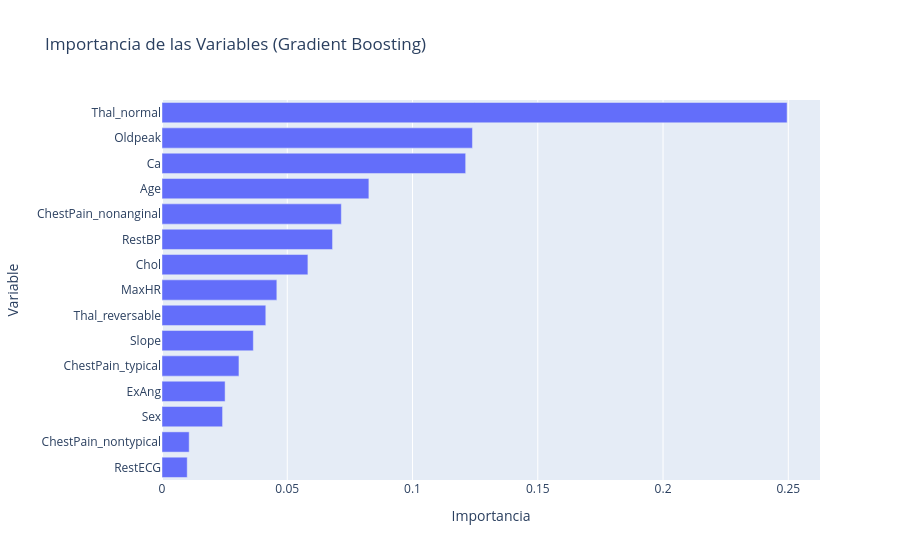
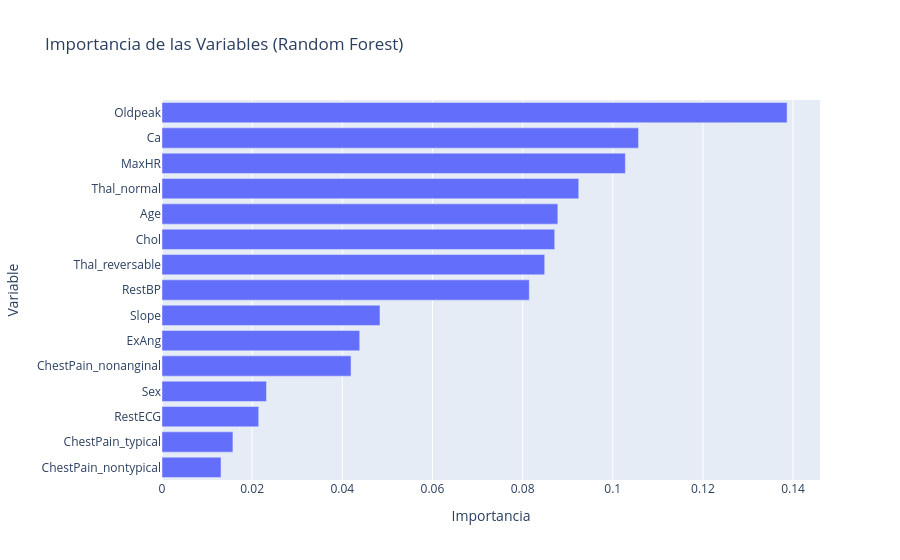

Notebook code for these charts, in order:
### Markdown cell above
Analizando el grafico podemos ver que si bien hay sobreajuste, no es demasiado grande. Podemos ver que el error en train se estabiliza muy cerca de 0 alrededor de las 50 iteraciones, mientras que el de test deja de bajar alrededor de los 50 tambien, por lo cual no tiene sentido seguir entrenando a partir de esas iteraciones.

### Code cell
# Ejercicio 4
feature_importances = pd.DataFrame({
    "feature": X_train.columns,
    "importance": gb_model.feature_importances_
})
feature_importances = feature_importances.sort_values(by="importance", ascending=False)

# Grafico la importancia de las variables
fig = px.bar(
    feature_importances.head(15),
    x='importance',
    y='feature',
    orientation='h',
    title='Importancia de las Variables (Gradient Boosting)',
    labels={'feature': 'Variable', 'importance': 'Importancia'}
)
fig.update_layout(yaxis={'categoryorder':'total ascending'})

fig.show()
# Grafico la importancia de las variables en random forest
fig = px.bar(
    importance_df.head(15),
    x='Importance',
    y='Feature',
    orientation='h',
    title='Importancia de las Variables (Random Forest)',
    labels={'Feature': 'Variable', 'Importance': 'Importancia'}
)
fig.update_layout(yaxis={'categoryorder':'total ascending'})
fig.show()

### Figure 1 — Plotly figure (JSON) as saved in the notebook; plotly's stock layout.template omitted (floating-point values rounded to 4 significant figures)
{"data": [{"hovertemplate": "Importancia=%{x}<br>Variable=%{y}<extra></extra>", "legendgroup": "", "marker": {"color": "#636efa", "pattern": {"shape": ""}}, "name": "", "orientation": "h", "showlegend": false, "textposition": "auto", "type": "bar", "x": [0.2495, 0.1239, 0.1212, 0.08258, 0.07158, 0.06808, 0.05824, 0.04584, 0.04143, 0.03646, 0.03071, 0.02519, 0.02418, 0.01085, 0.01007], "xaxis": "x", "y": ["Thal_normal", "Oldpeak", "Ca", "Age", "ChestPain_nonanginal", "RestBP", "Chol", "MaxHR", "Thal_reversable", "Slope", "ChestPain_typical", "ExAng", "Sex", "ChestPain_nontypical", "RestECG"], "yaxis": "y"}], "layout": {"barmode": "relative", "legend": {"tracegroupgap": 0}, "title": {"text": "Importancia de las Variables (Gradient Boosting)"}, "xaxis": {"anchor": "y", "domain": [0, 1], "title": {"text": "Importancia"}}, "yaxis": {"anchor": "x", "categoryorder": "total ascending", "domain": [0, 1], "title": {"text": "Variable"}}}}

### Figure 2 — Plotly figure (JSON) as saved in the notebook; plotly's stock layout.template omitted (floating-point values rounded to 4 significant figures)
{"data": [{"hovertemplate": "Importancia=%{x}<br>Variable=%{y}<extra></extra>", "legendgroup": "", "marker": {"color": "#636efa", "pattern": {"shape": ""}}, "name": "", "orientation": "h", "showlegend": false, "textposition": "auto", "type": "bar", "x": [0.1387, 0.1057, 0.1028, 0.09245, 0.08781, 0.08712, 0.0849, 0.08148, 0.04836, 0.04386, 0.04194, 0.02318, 0.02145, 0.01573, 0.01309], "xaxis": "x", "y": ["Oldpeak", "Ca", "MaxHR", "Thal_normal", "Age", "Chol", "Thal_reversable", "RestBP", "Slope", "ExAng", "ChestPain_nonanginal", "Sex", "RestECG", "ChestPain_typical", "ChestPain_nontypical"], "yaxis": "y"}], "layout": {"barmode": "relative", "legend": {"tracegroupgap": 0}, "title": {"text": "Importancia de las Variables (Random Forest)"}, "xaxis": {"anchor": "y", "domain": [0, 1], "title": {"text": "Importancia"}}, "yaxis": {"anchor": "x", "categoryorder": "total ascending", "domain": [0, 1], "title": {"text": "Variable"}}}}
